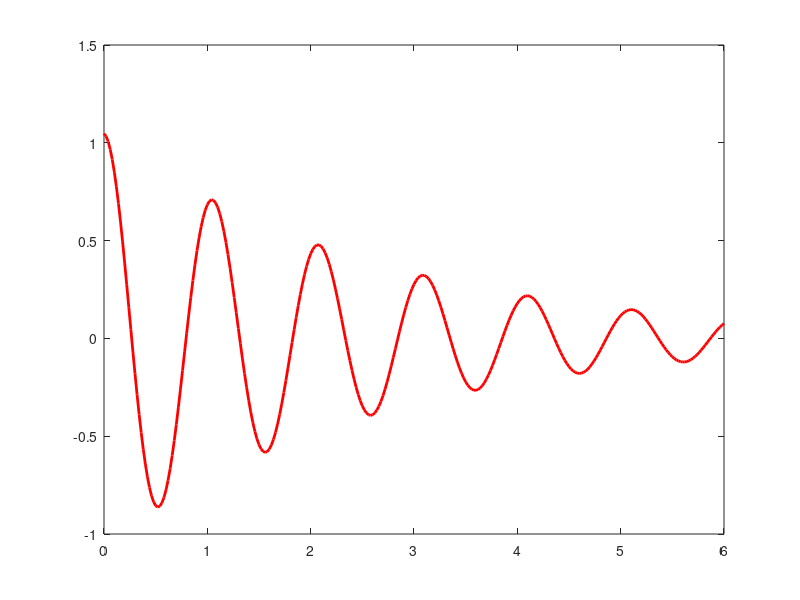
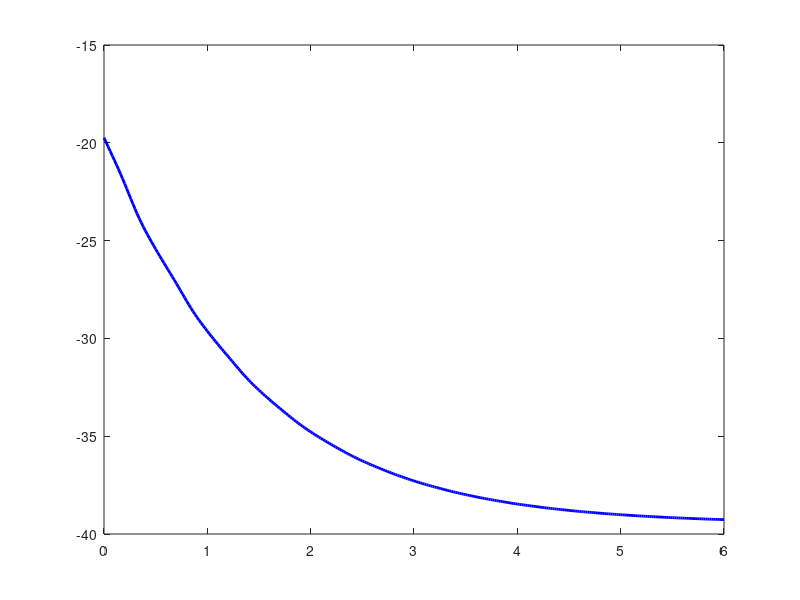

Reproduce these figures in MATLAB, in order.
% Pendule simple (Non-lineaire)
% Schema euler implicite
close all;
clc;
clear;
% initialisation
w0 = 2*pi;
dt = 0.02;
Tt = 6;
te = (0:dt:Tt);
[mp,np] = size(te);
q0 = pi/3;
dq0=0;
ddq0 = -w0^2*sin(q0);
q = zeros(3,np);
q(:,1) = [q0;dq0;ddq0];
residu = zeros(np,1);
tole = 1e-8;
nitermax = 20;
for ind = 1:np-1
    q_p = [q(1,ind)+dt*q(2,ind);q(2,ind);0];
    for iter = 1:nitermax
        if abs(q_p(3) + w0^2*sin(q_p(1))) >= tole
            cor_ddq = -(q_p(3)+w0^2*sin(q_p(1)))/(1+dt^2*w0^2*cos(q_p(1)));
            cor_dq = dt*cor_ddq;
            cor_q = dt*cor_dq;
            q_p = q_p + [cor_q;cor_dq;cor_ddq];
        end
    end
    residu(ind) = q_p(3) + w0^2*sin(q_p(1));
    q(:,ind+1) = q_p;
end
energy = 0.5*q(2,:).^2 - w0^2*cos(q(1,:));

figure;
plot(te,q(1,:),'-r','Linewidth',2);
figure;
plot(te,energy,'-b','Linewidth',2);